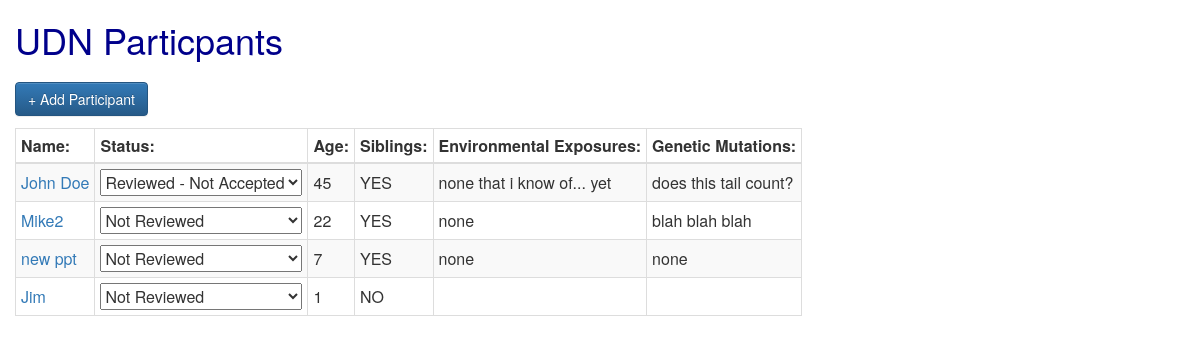
The page / on the database its author committed.
### participants/models.py (models this page shows, shortened)
class Participant(models.Model):
    name = models.CharField(max_length=100, blank=False)
    age = models.CharField(max_length=3, blank=False)
    UMM_YES = "YES"
    SAY_NO = "NO"
    YES_NO_CHOICES = ((UMM_YES, 'Yes'), (SAY_NO, "No"))
    siblings = models.CharField(
        max_length=3,
        choices=YES_NO_CHOICES,
        default=SAY_NO)
    env_exposures = models.CharField(max_length=300, blank=True)
    genetic_mutations = models.CharField(max_length=300, blank=True)
    NOT_REVIEWED = 'NR'
    REVIEWED_ACCEPTED = 'RA'
    REVIEWED_NOT_ACCEPTED = 'RN'
    STATUS_CHOICES = (
        (NOT_REVIEWED, 'Not Reviewed'),
        (REVIEWED_ACCEPTED, 'Reviewed - Accepted'),
        (REVIEWED_NOT_ACCEPTED, 'Reviewed - Not Accepted'))
    status = models.CharField(
        max_length=2,
        choices=STATUS_CHOICES,
        default=NOT_REVIEWED)

### participants/views.py (the view, shortened to what this page needs)
# urls.py: url(r'^$', views.ParticipantList.as_view(), name='index'),
class ParticipantList(ListView):
    model = Participant

### participants/templates/participants/participant_list.html (shortened to what this page needs)
{% extends 'participants/base.html' %}
{% block content %}
  <h1>UDN Particpants</h1>
  <div>
    <a class="btn btn-primary btn-add" href="{% url 'participants:new' %}">+ Add Participant</a>
  </div>
  {% if participant_list %}
      <table class="table-bordered table-striped">
        <thead>
          <tr>
            <th>Name:</th>
            <th>Status:</th>
            <th>Age:</th>
            <th>Siblings:</th>
            <th>Environmental Exposures:</th>
            <th>Genetic Mutations:</th>
          </tr>
        </thead>
        <tbody>
      {% for ppt in participant_list %}
          <tr>
            <td><a href="{% url 'participants:detail' ppt.id %}">{{ ppt.name }}</a></td>
            <td>
              <select class=status onchange="update_status({{ppt.pk}}, this.options[this.selectedIndex].value)">
                <option value="NR" {% if ppt.status == "NR" %}selected="selected"{% endif %}>Not Reviewed</option>
                <option value="RN" {% if ppt.status == "RN" %}selected="selected"{% endif %}>Reviewed - Not Accepted</option>
              </select>
            </td>
            <td>{{ ppt.age }}</td>
            <td>{{ ppt.siblings }}</td>
            <td>{{ ppt.env_exposures }}</td>
            <td>{{ ppt.genetic_mutations }}</td>
          </tr>
      {% endfor %}
        </tbody>
      </table>
  {% else %}
      <p>No participants are available.</p>
  {% endif %}
{% endblock %}

### participants/static/css/participants.css (style rules this page uses)
body { padding-left: 15; }
h1 { color: darkblue; }
th, td { padding: 5; }
.btn { margin-top: 12; margin-bottom: 12; }

### rows shown on the page
Participant: name "John Doe", status+id "Reviewed - Not Accepted", age "45", siblings "YES", env_exposures "none that i know of... yet", genetic_mutations "does this tail count?"
Participant: name "Mike2", status+id "Not Reviewed", age "22", siblings "YES", env_exposures "none", genetic_mutations "blah blah blah"
Participant: name "new ppt", status+id "Not Reviewed", age "7", siblings "YES", env_exposures "none", genetic_mutations "none"
Participant: name "Jim", status+id "Not Reviewed", age "1", siblings "NO"
